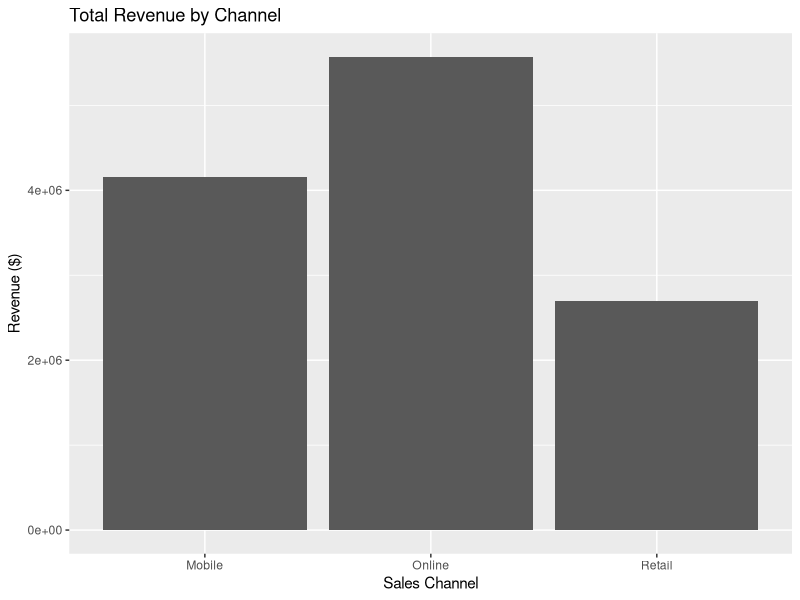
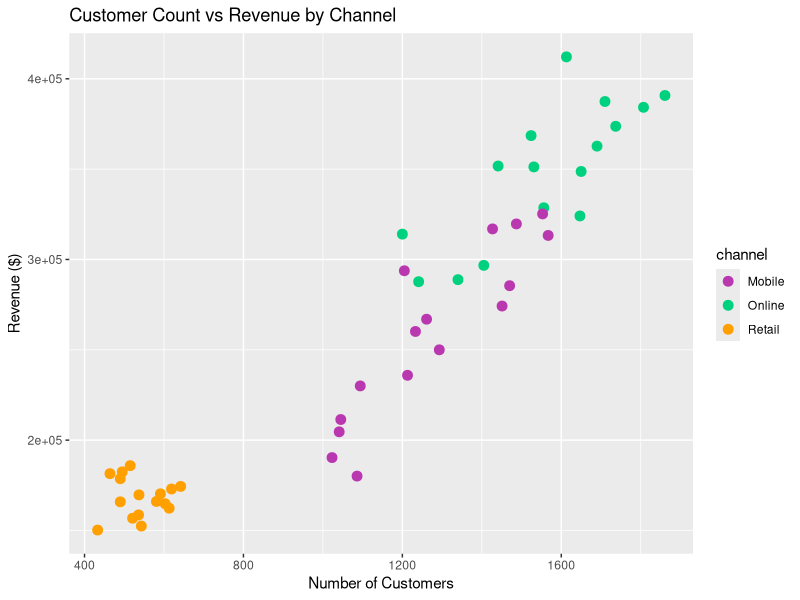

These figures' R source, in order:
## ---- chunk 1

library(ggplot2)

business_data <- read.csv("business_performance (1).csv")
## ---- chunk 2
str(business_data)

summary(business_data)
## ---- chunk 3
aggregate ( revenue ~ channel,
            data = business_data,
            FUN = sum
            )

aggregate ( customers ~ quarter,
           data = business_data,
           FUN = mean
           )
## ---- chunk 4
business_data$revenue_per_customer <- business_data$revenue / business_data$customers

aggregate(revenue_per_customer ~ channel, 
          data = business_data, 
          mean, 
          na.rm = TRUE
          )

## ---- chunk 5
channel_totals <- aggregate(revenue ~ channel, data = business_data, sum)

ggplot(channel_totals, aes(x = channel, y = revenue)) +
  geom_bar(stat = "identity") +
  labs(title = "Total Revenue by Channel", 
       x = "Sales Channel", y = "Revenue ($)") 

## ---- chunk 6
ggplot(business_data, aes(x = customers, y = revenue, color = channel)) +
  geom_point(size = 3) +
  labs(title = "Customer Count vs Revenue by Channel",
    x = "Number of Customers",
    y = "Revenue ($)"
    ) +
  scale_color_manual(values = c
    (
    "Online" = "#00D17E",
    "Retail" = "#ff9f00",
    "Mobile" = "#BA38AF"
  ))
## ---- chunk 7

library(knitr)

total_rev <- aggregate(revenue ~ channel, data = business_data, sum)

avg_cust <- aggregate(customers ~ channel, data = business_data, mean)

avg_conv <- aggregate(conversion_rate ~ channel, data = business_data, mean, na.rm = TRUE)

avg_rev_per_cust <- aggregate(revenue_per_customer ~ channel, data = business_data, mean, na.rm = TRUE)

summary_table <- merge(total_rev, avg_cust, by = "channel")
summary_table <- merge(summary_table, avg_rev_per_cust, by = "channel")
summary_table <- merge(summary_table, avg_conv, by = "channel")

colnames(summary_table) <- c("Channel", "Total Revenue", "Average Customers", "Revenue Per Customer", "Conversion Rate")

kable(summary_table, digits = 3, caption = "Major Values From Business Analytics")

